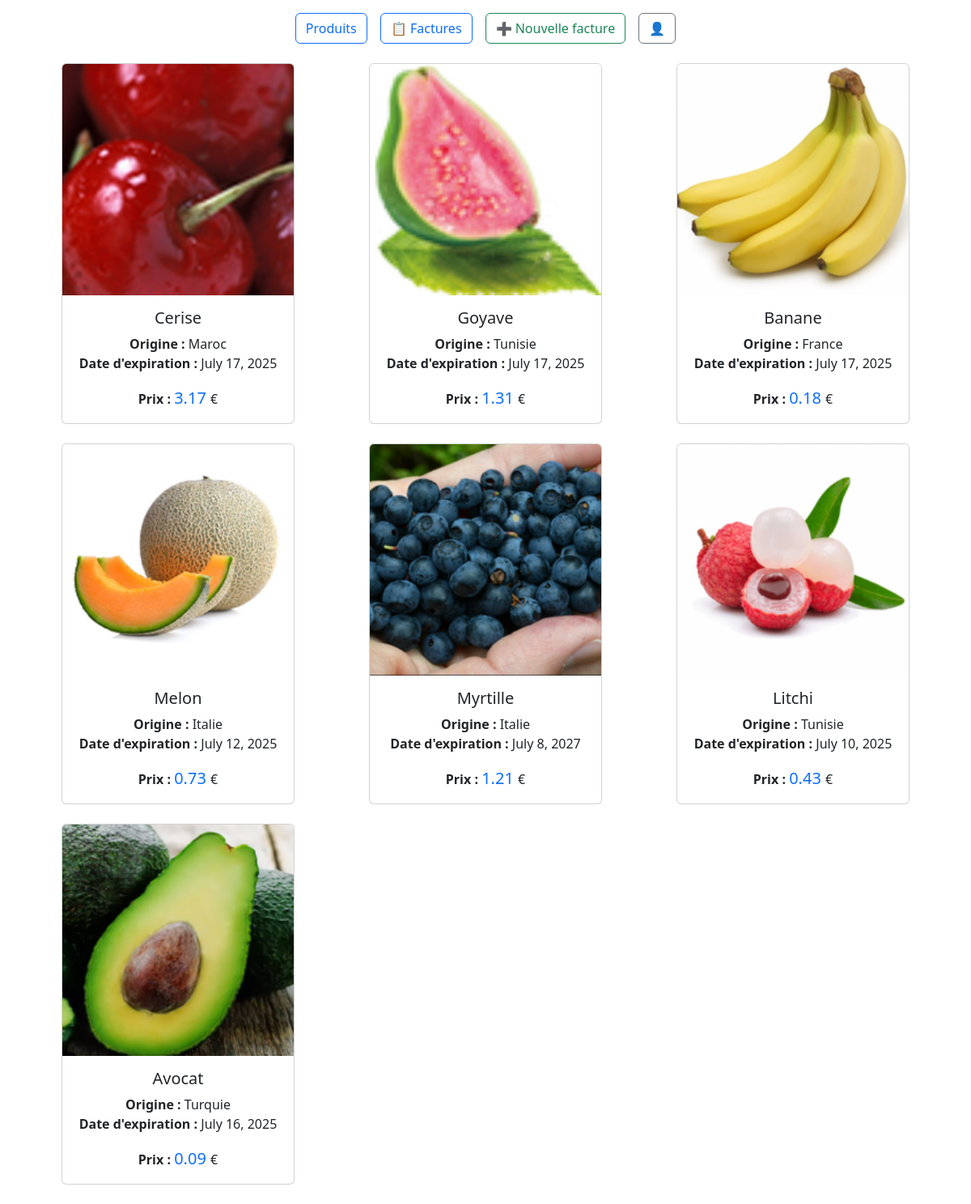
Before: / with the older database file.
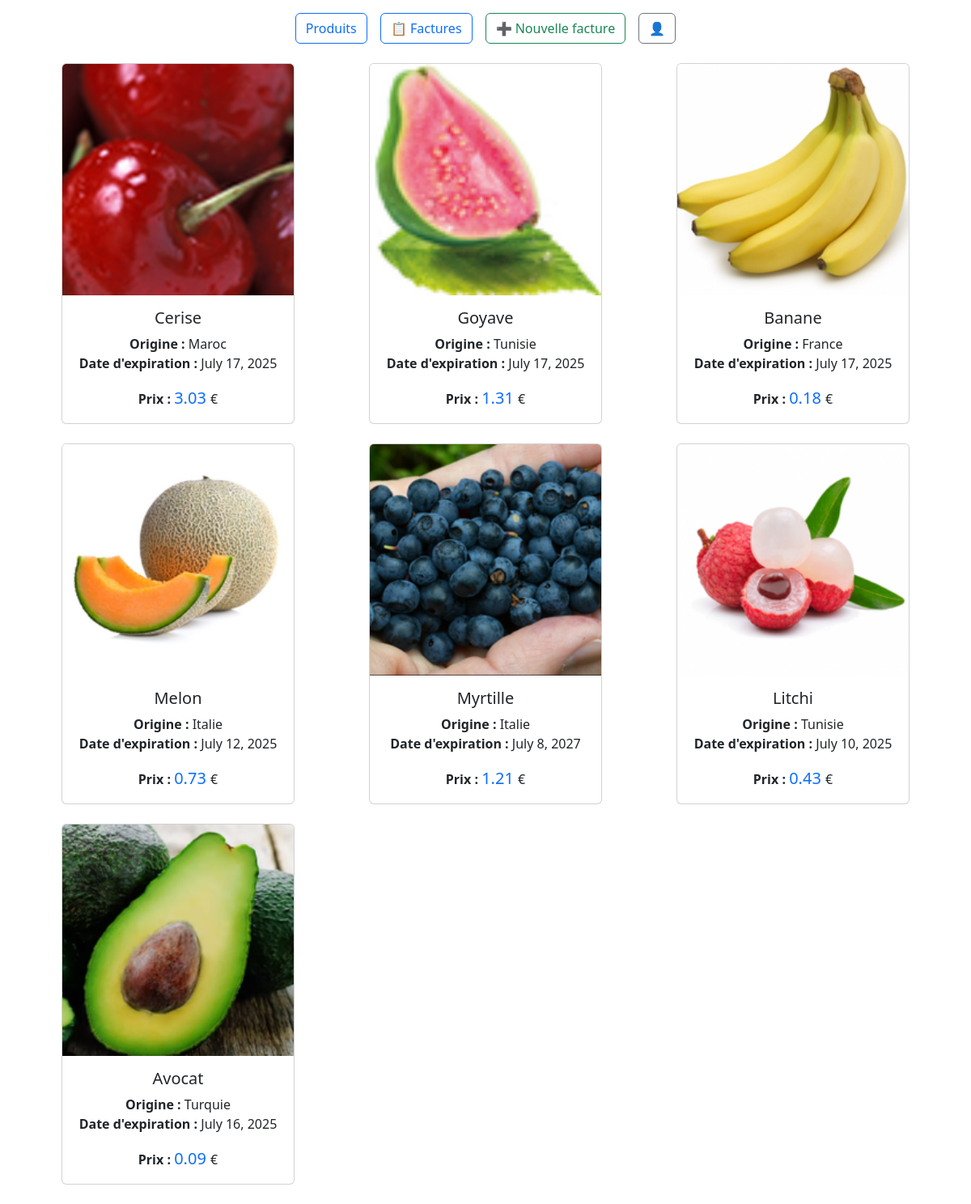
After: the same page with the newer database file.
### products/models.py (models this page shows, shortened)
class Product(models.Model):
    name = models.CharField(max_length=100)
    price = models.DecimalField(max_digits=10, decimal_places=2)
    expiration_date = models.DateField(blank=True, null=True)
    image = models.ImageField(upload_to='product_images/', blank=True, null=True)
    class Variety(models.TextChoices):
        France = "FR", "France"
        Maroc = "MAR", "Maroc"
        Espagne = "ESP", "Espagne"
        Italie = "IT", "Italie"
        Tunisie = "TUN", "Tunisie"
        Turquie = "TUR", "Turquie"
        Egypte = "EGY", "Egypte"
    variety = models.fields.CharField(choices=Variety.choices, max_length=3)

### products/views.py (the view)
# urls.py: path('', product_views.product_list, name='home'),
def product_list(request):
    products = Product.objects.all()
    if request.method == 'POST':
        form = ProductForm(request.POST, request.FILES)
        if form.is_valid():
            form.save()
            messages.success(request, 'Produit ajouté avec succès !')
            return redirect('product-list')
    else:
        form = ProductForm()
    return render(request, 'products/product_list.html', {
        'products': products,
        'form': form
    })

### products/templates/products/product_list.html (shortened to what this page needs)
{% extends 'products/base.html' %} {% block content %}
<div class="container my-4">
  <div class="split-container">
    <div class="right-products">
      <div class="row row-cols-1 row-cols-md-3 g-4">
        {% for product in products %}
        <div class="col">
          <div
            class="card h-100 text-center"
            style="width: 18rem; margin: auto"
          >
            {% if product.image %}
            <img
              src="{{ product.image.url }}"
              class="card-img-top"
              alt="{{ product.name }}"
              style="object-fit: cover"
            />
            {% else %}
            <img
              src="https://via.placeholder.com/200x200?text=No+Image"
              class="card-img-top"
              alt="Pas d'image"
            />
            {% endif %}
            <div class="card-body">
              <h5 class="card-title">{{ product.name }}</h5>
              <p class="card-text">
                <strong>Origine :</strong> {{ product.get_variety_display }}<br />
                <strong>Date d'expiration :</strong>
                {% if product.expiration_date %} {{ product.expiration_date}}
                {%else %} Non spécifiée {% endif %}
              </p>
              <p class="card-text" id="price-text-{{ product.id }}">
                <strong>Prix :</strong>
                <span
                  id="price-value-{{ product.id }}"
                  class="text-primary fs-5"
                >
                  {{ product.price }}
                </span>
                €
              </p>
            </div>
          </div>
        </div>
        {% endfor %}
      </div>
    </div>
  </div>
</div>
{% endblock %}

### products/templates/products/base.html (shortened to what this page needs)
{% load static %}
<html>
  <head>
    {% load bootstrap5 %} {% bootstrap_css %} {% bootstrap_javascript %}
  </head>
  <body>
    <nav class="d-flex justify-content-center gap-3 my-3">
      <a href="{% url 'product-list' %}" class="btn btn-outline-primary"
        >Produits</a
      >
      <a href="{% url 'invoice-list' %}" class="btn btn-outline-primary"
        >📋 Factures</a
      >
      <a href="{% url 'invoice-create' %}" class="btn btn-outline-success"
        >➕ Nouvelle facture</a
      >
      <a href="/admin/" class="btn btn-outline-secondary">👤</a>
    </nav>
    {% block content %}{% endblock %}
  </body>
</html>

### products/templates/products/product_list.html (style rules this page uses)
.card { transition: transform 0.2s ease; }
.split-container { display: flex; flex-direction: row; align-items: flex-start; gap: 32px; }
.right-products { flex: 1; }

Changed rows visible on the page:
changed Product "Cerise": price "3.17" → "3.03"
